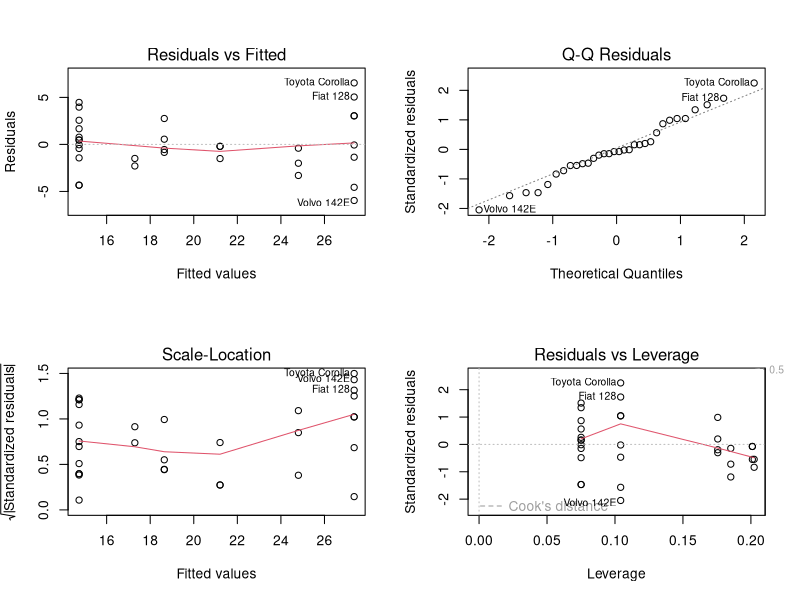
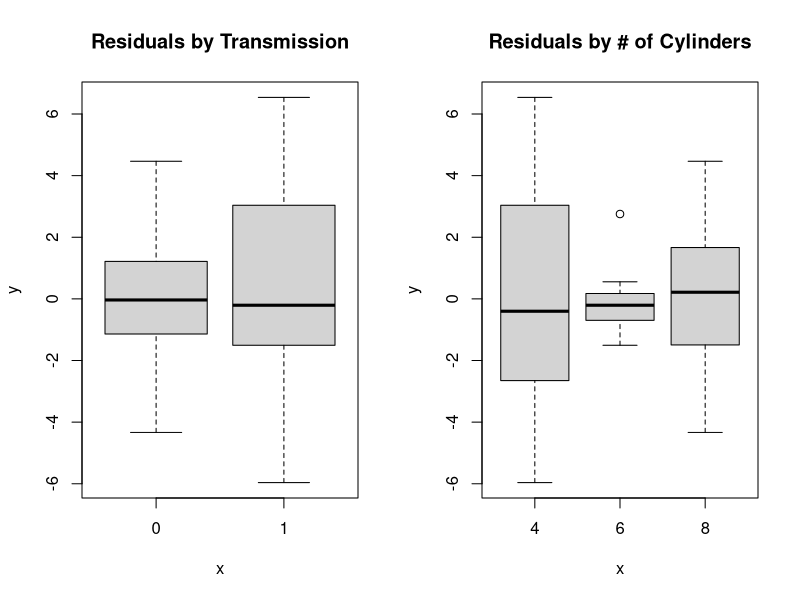
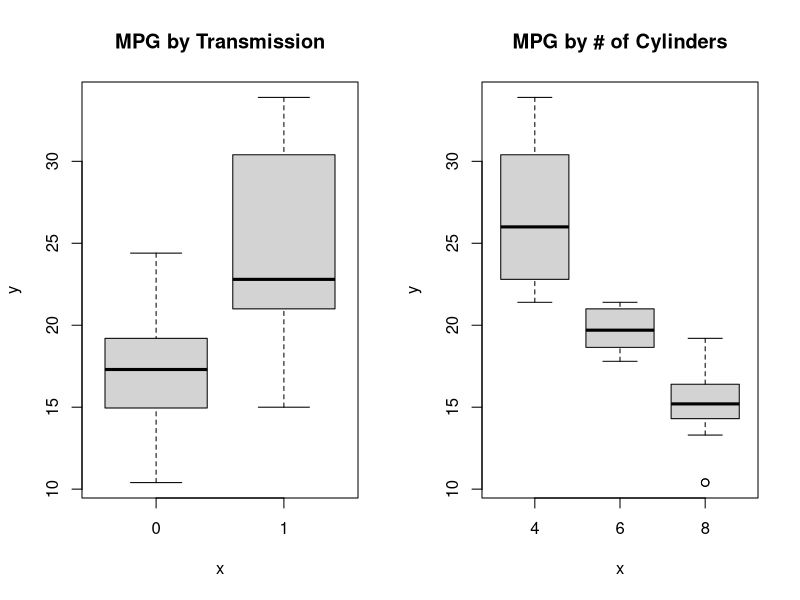

Write R code to recreate these figures, in order.
## ---- chunk 1
# Ensure pristine working environment
rm(list=ls())

library(knitr)
opts_chunk$set(echo = TRUE, fig.path="figure/", dev="png")
options(scipen = 1) # Turn off scientific notations for numbers

data(mtcars)
mtcars$am = as.factor(mtcars$am)
mtcars$cyl = as.factor(mtcars$cyl)
mtcars$vs = as.factor(mtcars$vs)
## ---- chunk 2
fit1 <- lm(mpg ~ am, mtcars)
## ---- chunk 3
fit2 <- lm(mpg ~ ., mtcars)
summary(fit2)$coef
## ---- chunk 4
fit3 <- lm(mpg ~ am + cyl + vs, mtcars) #summary(fit3)$coef
## ---- chunk 5
fit4_final <- lm(mpg ~ am + cyl, mtcars)
fit4_final$coef
## ---- chunk 6
#summary( lm( mpg ~ am + cyl - 1, mtcars) )
## ---- chunk 7
par(mfrow= c(2,2))
plot(fit4_final)
## ---- chunk 8
par(mfrow= c(1,2))
plot(mtcars$am, resid(fit4_final), main="Residuals by Transmission")
plot(mtcars$cyl, resid(fit4_final), main="Residuals by # of Cylinders")
## ---- chunk 9
par(mfrow= c(1,2))
plot(mtcars$am, mtcars$mpg, main="MPG by Transmission")
plot(mtcars$cyl, mtcars$mpg, main="MPG by # of Cylinders")
